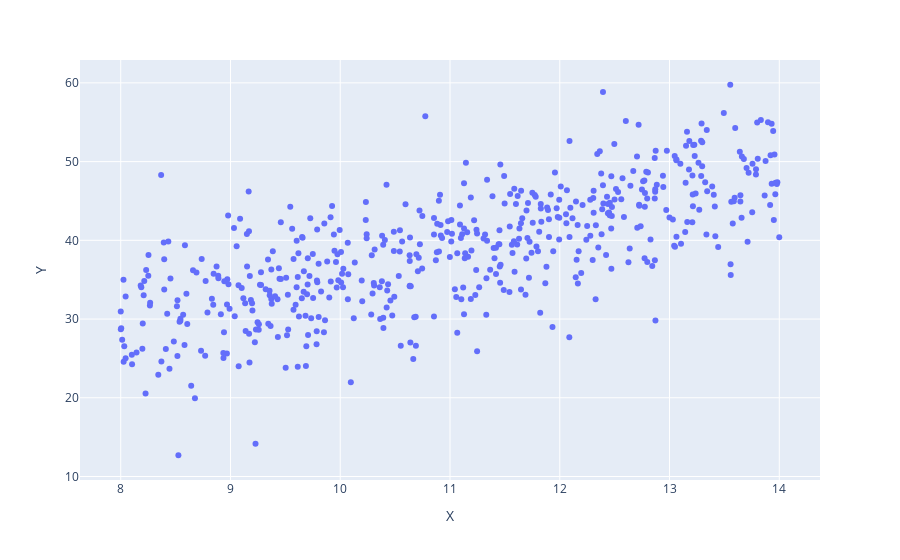

Notebook code cell kept with this figure:
### Code cell
px.scatter(data_frame=lin_reg_data, 
          x='X',
          y='Y')

### Figure 1 — Plotly figure (JSON) as saved in the notebook; plotly's stock layout.template omitted (floating-point values rounded to 4 significant figures; data arrays with more than 128 entries replaced by an {"elided": "..."} marker saying what was removed)
{"data": [{"hovertemplate": "X=%{x}<br>Y=%{y}<extra></extra>", "legendgroup": "", "marker": {"color": "#636efa", "symbol": "circle"}, "mode": "markers", "name": "", "orientation": "v", "showlegend": false, "type": "scatter", "x": {"elided": "531 float values"}, "xaxis": "x", "y": {"elided": "531 float values"}, "yaxis": "y"}], "layout": {"legend": {"tracegroupgap": 0}, "margin": {"t": 60}, "xaxis": {"anchor": "y", "domain": [0, 1], "title": {"text": "X"}}, "yaxis": {"anchor": "x", "domain": [0, 1], "title": {"text": "Y"}}}}
